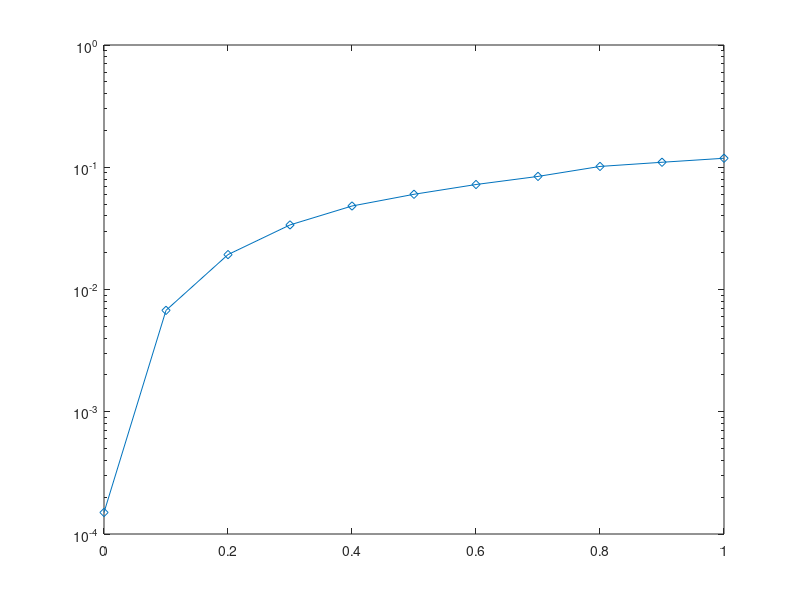

MATLAB code for this plot: (Note: this script raises an error after producing the figure.)
clear all
close all
symbols = [ -1 1];
eps_var = 0:0.1:1;
errors_AC = zeros(size(eps_var));

SNR = 10.^(15/10);
noise_var = 1/SNR;
max_iter = 10000
for iter = 1:max_iter,
    [iter]
    h =  sqrt(0.5)* (randn(2,1)+ j* randn(2,1));
    H = [h(1) h(2) ; h(2)' -h(1)'];
    s_index = round(rand(2,1));
    s = symbols(s_index+1).';
    n = sqrt(noise_var/2)*(randn(2,1)+j*randn(2,1));
    y = H*s + n;

    for count = 1:length(eps_var),
        index = eps_var(count);
        eps = sqrt(index/2)*(randn(2,1)+j*randn(2,1)); 
        H_hat = [h(1)+ eps(1)  (h(2)+eps(2)) 
        		(h(2) + eps(2))' -(h(1) + eps(1))'];
        z = H_hat'*y;
        decoded_AC = sign(real(z)); 
        decoded_AC(find(decoded_AC == -1)) = 0;
        s_index;
        errors = sum(abs(decoded_AC - s_index));
        errors_AC(count) = errors_AC(count) + errors;
    end 
end
BER_AC = errors_AC/(max_iter*2)

semilogy(eps_var, BER_AC, '-d')
xlabel(texlabel('sigma_epsilon^2'))
ylabel('BER')
